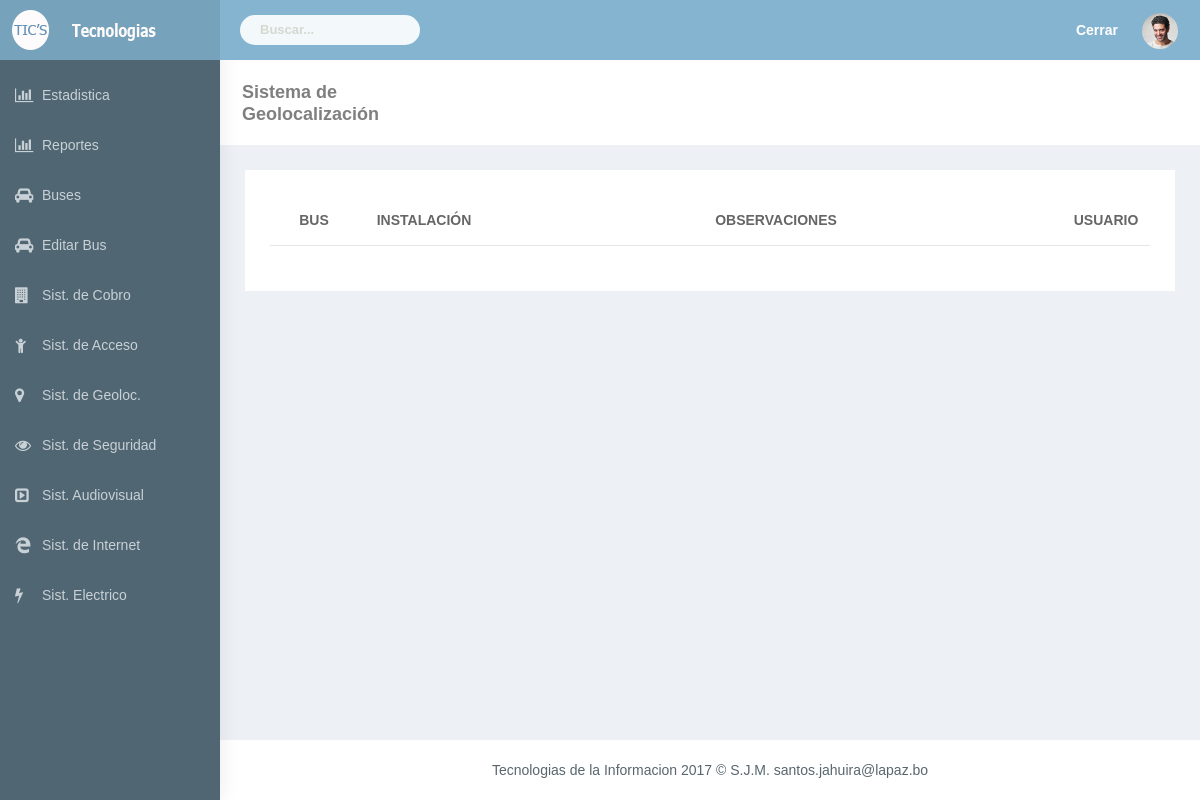
/html/reporte_geo.php?dato=No tiene&dato3=sim_card, run on an earlier commit of the app's database.
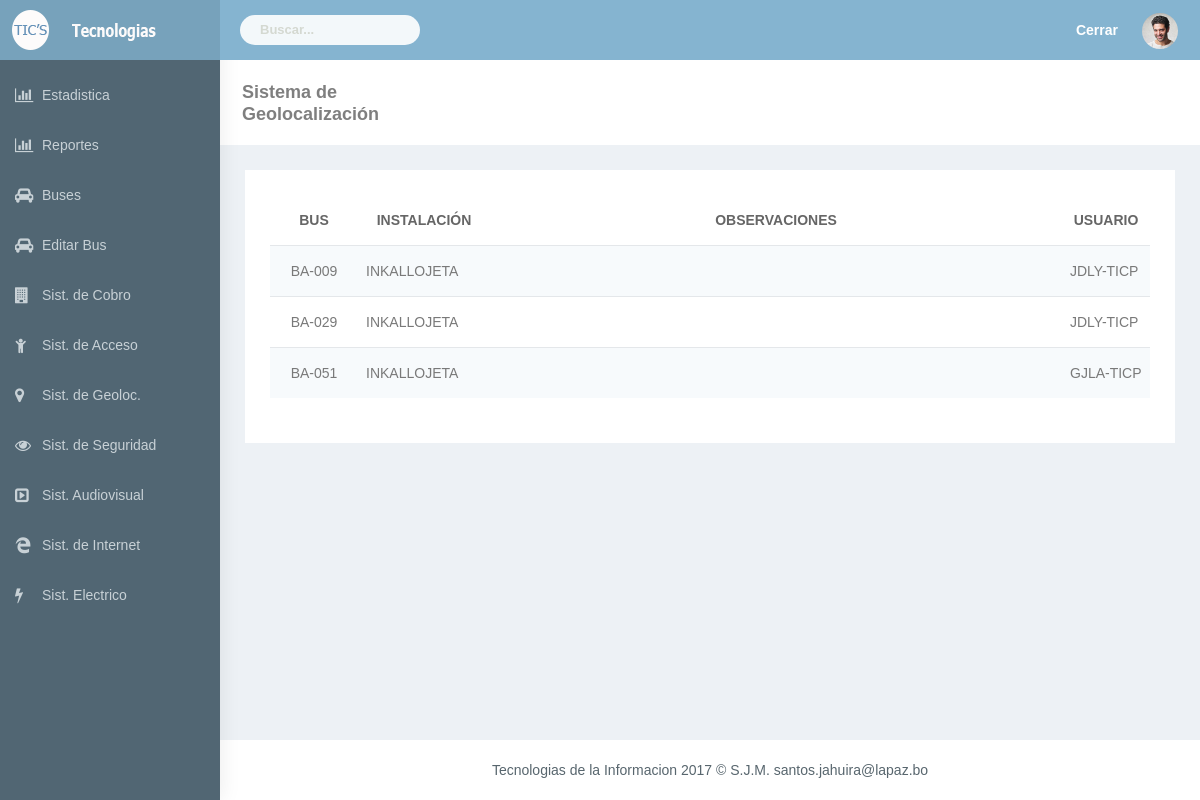
And on a later commit of the database.
### tables this page shows
CREATE TABLE `geolocalizacion` (
  `idgeolocalizacion` int(11) NOT NULL,
  `bus_idbus` int(11) NOT NULL,
  `instalacion_idinstalacion` int(11) NOT NULL,
  `usuario_idusuario` int(11) NOT NULL,
  `estado_operativo_gps` varchar(45) NOT NULL,
  `ubicacion` varchar(45) NOT NULL,
  `imei` varchar(45) NOT NULL,
  `numero_serie` varchar(45) NOT NULL,
  `codigo_gamlp` varchar(45) NOT NULL,
  `cod_gamlp` varchar(45) DEFAULT NULL,
  `sim_card` varchar(45) NOT NULL,
  `numero_sim_card` varchar(45) DEFAULT NULL,
  `numero_serie_sim_card` varchar(45) DEFAULT NULL,
  `gps` varchar(45) NOT NULL,
  `gsm` varchar(45) NOT NULL,
  `handset` varchar(45) NOT NULL,
  `estado_handset` varchar(45) NOT NULL,
  `conector_gps` varchar(45) NOT NULL,
  `display_handset` varchar(45) NOT NULL,
  `botones_handset` varchar(45) NOT NULL,
  `carcasa_handset` varchar(45) NOT NULL,
  `porta_handset` varchar(45) NOT NULL,
  `visualizacion_sistema_gps` varchar(45) NOT NULL,
  `obs` varchar(800) NOT NULL,
  `fecha` datetime NOT NULL
);

CREATE TABLE `bus` (
  `idbus` int(11) NOT NULL,
  `nombre_bus` varchar(45) NOT NULL,
  `placa` varchar(45) DEFAULT NULL,
  `si_cobro` int(11) NOT NULL,
  `si_acceso` int(11) NOT NULL,
  `si_geoloc` int(11) NOT NULL,
  `si_segurida` int(11) NOT NULL,
  `si_audiovicual` int(11) NOT NULL,
  `si_internet` int(11) NOT NULL,
  `si_electrico` int(11) NOT NULL
);

CREATE TABLE `instalacion` (
  `idinstalacion` int(11) NOT NULL,
  `nombre_instalacion` varchar(45) NOT NULL,
  `abreviado` varchar(45) NOT NULL
);

CREATE TABLE `usuario` (
  `idusuario` int(11) NOT NULL,
  `cod_user` varchar(45) DEFAULT NULL,
  `roles_idroles` int(11) NOT NULL,
  `nombre` varchar(45) NOT NULL,
  `paterno` varchar(45) DEFAULT NULL,
  `materno` varchar(45) DEFAULT NULL,
  `ci` varchar(45) NOT NULL,
  `pass` varchar(70) DEFAULT NULL
);

### html/reporte_geo.php (the view, shortened to what this page needs)
<?php
include("header.php");
 ?>
        <div id="page-wrapper">
            <div class="container-fluid">
                <div class="row bg-title">
                    <div class="col-lg-3 col-md-4 col-sm-4 col-xs-12">
                        <h4 class="page-title">Sistema de Geolocalización</h4> </div>
                </div>
                <div class="row">
                    <div class="col-sm-12">
                        <div class="white-box">
                            <div class="table  table-striped table-responsive" id="dvData">
                               <table class="table table-striped  table-condensed text-center"  >
                                    <thead>
                                        <tr>
                                            <th WIDTH="10%" class="text-center"><strong>BUS</strong></th>
                                            <th WIDTH="15%" class="text-center"><strong>INSTALACIÓN</strong> </th>
                                            <th WIDTH="65%" class="text-center"><strong>OBSERVACIONES</strong></th>
                                            <th WIDTH="10%" class="text-center"><strong>USUARIO</strong></th>
                                        </tr>
                                    </thead>
                                   <tbody class="buscar">
                                        <?php
                                        $dato=$_GET['dato'];
										$dato3=$_GET['dato3'];
                                        $dat="  SELECT
												bus.nombre_bus,
												instalacion.nombre_instalacion,
												usuario.cod_user,
												geolocalizacion.obs
												FROM
												geolocalizacion
												INNER JOIN bus ON geolocalizacion.bus_idbus = bus.idbus
												INNER JOIN instalacion ON geolocalizacion.instalacion_idinstalacion = instalacion.idinstalacion
												INNER JOIN usuario ON geolocalizacion.usuario_idusuario = usuario.idusuario
                                                WHERE $dato3='$dato'
                                                ORDER BY bus_idbus ASC";
                                        $da=mysql_query($dat);
                                        while($c = mysql_fetch_assoc($da))
                                        {
                                        ?>
                                        <tr>
										<td class="text-center"> <?php echo $c['nombre_bus'];?> </td>
										<td class="text-left"> <?php echo $c['nombre_instalacion'];?> </td>
										<td class="text-left"> <?php echo $c['obs'];?> </td>
										<td class="text-left"> <?php echo $c['cod_user'];?> </td>
                                        </tr>
                                             <?php }?>
                                    </tbody>
                                </table>
                                 </div>
                        </div>
                    </div>
                </div>
            </div>
<?php  include("foter.php"); ?>

What changed in the data, as far as the page shows it:
added geolocalizacion: bus_idbus.nombre_bus "BA-009", instalacion_idinstalacion.nombre_instalacion "INKALLOJETA", usuario_idusuario.cod_user "JDLY-TICP"
added geolocalizacion: bus_idbus.nombre_bus "BA-029", instalacion_idinstalacion.nombre_instalacion "INKALLOJETA", usuario_idusuario.cod_user "JDLY-TICP"
added geolocalizacion: bus_idbus.nombre_bus "BA-051", instalacion_idinstalacion.nombre_instalacion "INKALLOJETA", usuario_idusuario.cod_user "GJLA-TICP"
